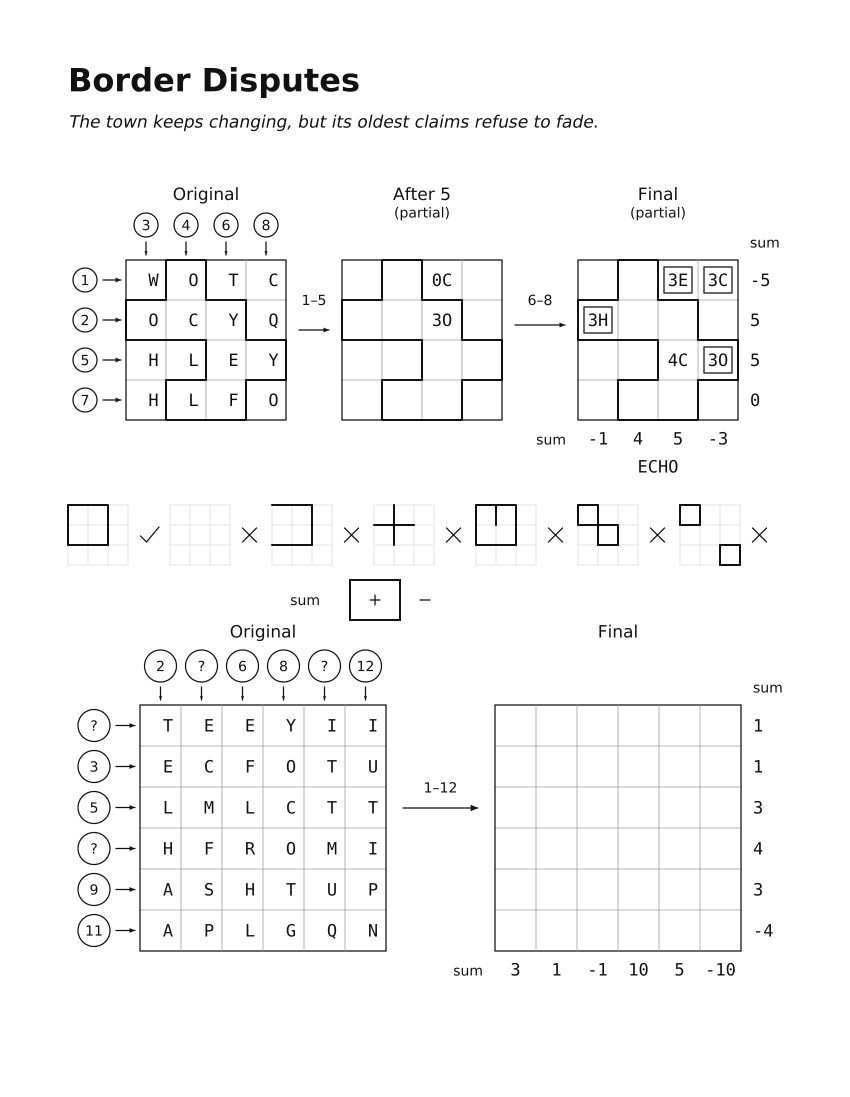
#> input picture tasks/logic-puzzles/border-disputes/environment/images/01.png, 1700 x 2193 px (shown at 1/2 size)
$ python -i vision.py   (imports and definitions only)
#> lines starting #> are read from the running program, lines starting #| are printed output that depends on the picture; after the words box and inside, x2 and y2 are one past the last pixel; in counts of white or black regions, pixels touching at a corner belong together
"""Connected components and content-relative image normalization."""
from PIL import Image
import numpy as np
from collections import defaultdict

def components(mask):
    # Run length connected components, with 8-connectivity.
    parents=[]; runs=[]; previous=[]
    def root(a):
        while parents[a]!=a:
            parents[a]=parents[parents[a]]; a=parents[a]
        return a
    for y,row in enumerate(mask):
        delta=np.diff(np.pad(row.astype(np.int8),(1,1)))
        starts=np.flatnonzero(delta==1); ends=np.flatnonzero(delta==-1)
        current=[]; k=0
        for x0,x1 in zip(starts,ends):
            i=len(parents); parents.append(i)
            while k<len(previous) and previous[k][1]<x0: k+=1
            j=k
            while j<len(previous) and previous[j][0]<=x1:
                parents[root(previous[j][2])]=root(i); j+=1
            runs.append((int(y),int(x0),int(x1),i)); current.append((x0,x1,i))
        previous=current
    groups=defaultdict(list)
    for y,x0,x1,i in runs: groups[root(i)].append((y,x0,x1))
    result=[]
    for rr in groups.values():
        result.append({'bbox':(min(r[1] for r in rr),rr[0][0],max(r[2] for r in rr),rr[-1][0]+1),'area':sum(r[2]-r[1] for r in rr),'runs':rr})
    return result

def normalize(path):
    with Image.open(path) as source:
#> source is the input picture: PIL image 1700x2193 RGB; min 17, max 255, mean 247.9
        if source.format!='PNG': raise ValueError('Input must be a PNG image')
        rgba=source.convert('RGBA')
        im=Image.alpha_composite(Image.new('RGBA',rgba.size,'white'),rgba).convert('L')
    a=np.array(im); ys,xs=np.where(a<180)
    if not len(xs): raise ValueError('The PNG contains no visible diagram')
    im=im.crop((xs.min(),ys.min(),xs.max()+1,ys.max()+1))
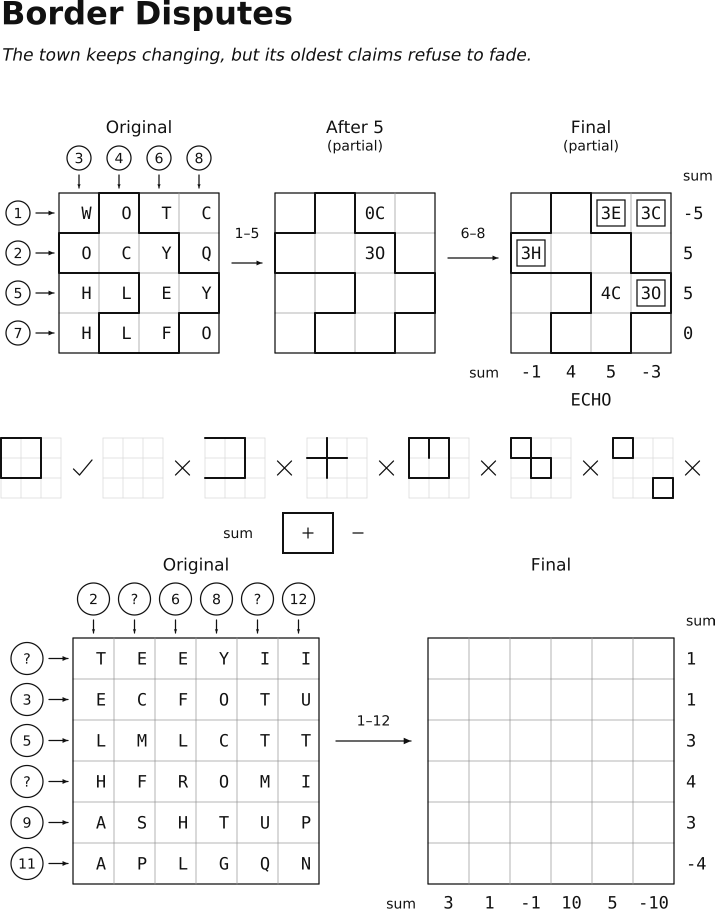
#> im: PIL image 1429x1818 L (shown at 1/2 size); min 17, max 255, mean 244.9
    im=im.resize((1400,round(im.height*1400/im.width)),Image.Resampling.LANCZOS)
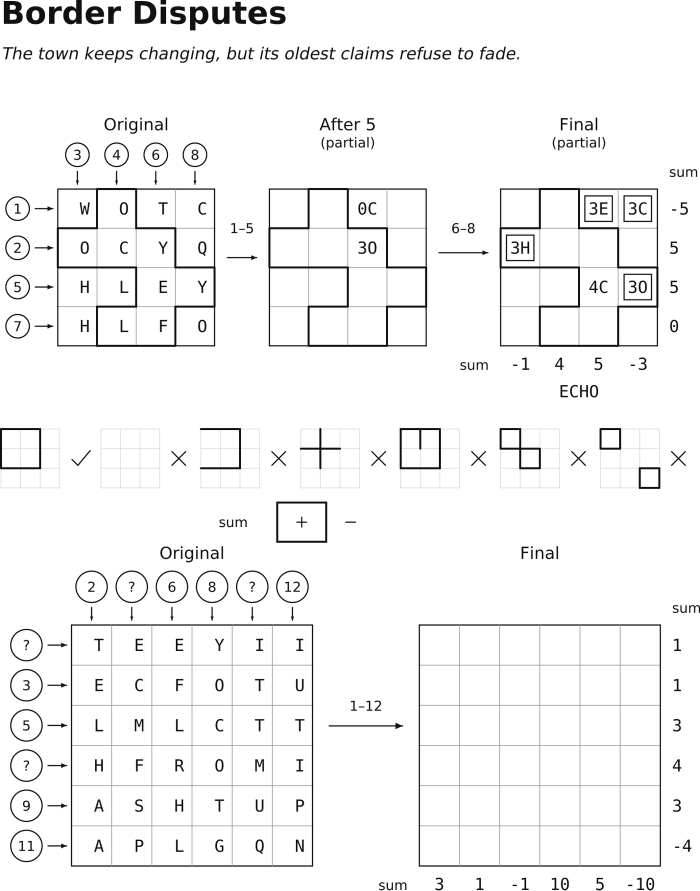
#> im: PIL image 1400x1781 L (shown at 1/2 size); min 0, max 255, mean 244.6
    return np.array(im)<160
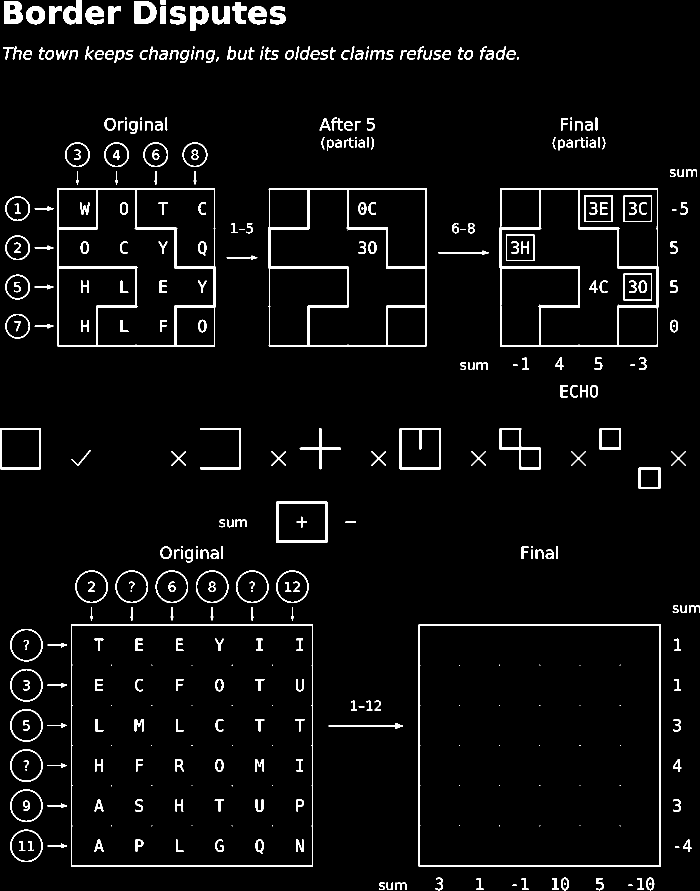
#> returned value: shape (1781, 1400) bool (shown at 1/2 size); 4.1% white; 405 white regions (76 under 20 px), largest, box (x1, y1, x2, y2) and area: (999, 376, 1317, 694) 7895, (114, 376, 431, 694) 7883, (537, 376, 854, 694) 7883

>>> result = normalize('../../../../logic-puzzles/border-disputes/environment/images/01.png')
